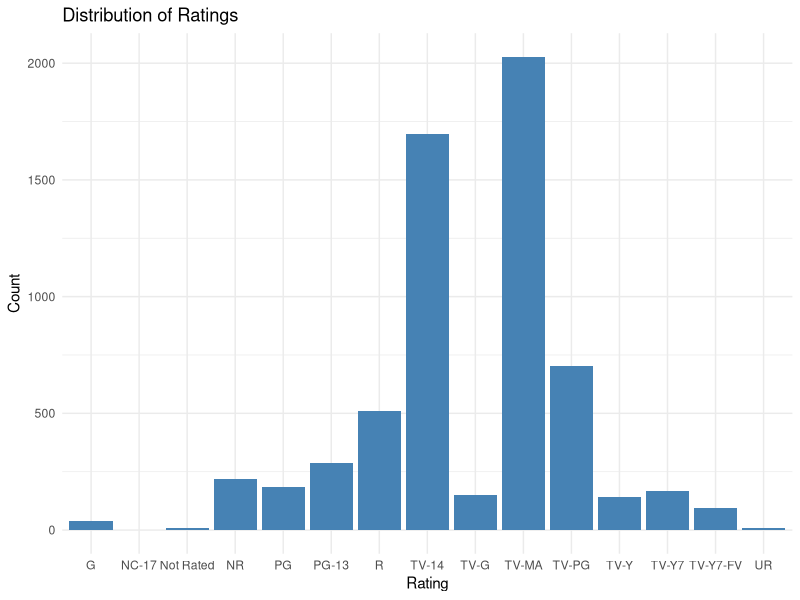
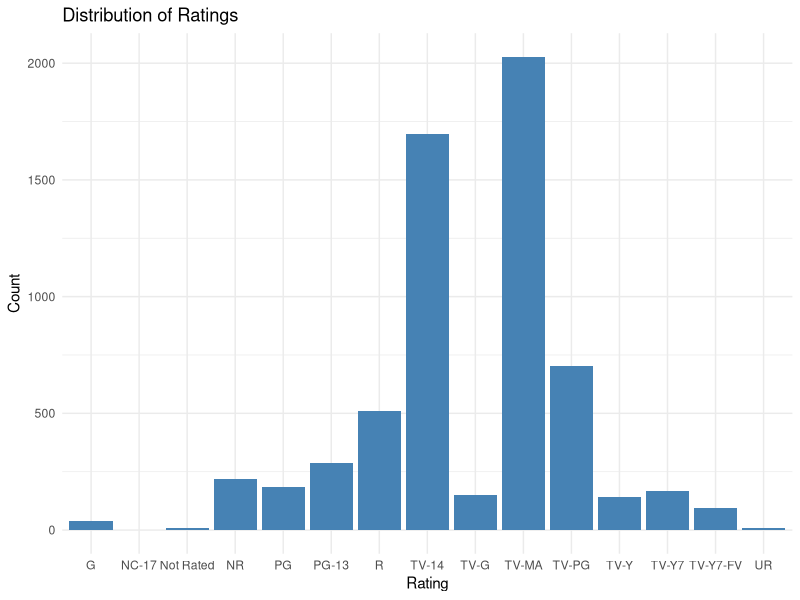

The R source for these figures, in order:
# Step 1: Load the ggplot2 library for visualization
library(ggplot2)


# Step 2: Import the cleaned Netflix dataset
df <- read.csv("Netflix_shows_movies_cleaned.csv")


# Step 3: Create a bar chart to show the distribution of ratings
ggplot(df, aes(x = rating)) +
  geom_bar(fill = "steelblue") +
  ggtitle("Distribution of Ratings") +
  xlab("Rating") + ylab("Count") +
  theme_minimal()


# Step 4 : Save the last displayed plot as a PNG image
ggsave("ratings_distribution_R.png")